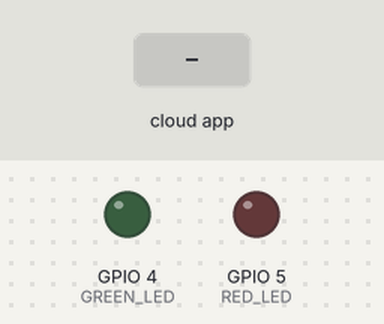
Recording of a sketch running on a simulated ESP8266 (NodeMCU). On the bench: output pins drawn as LEDs (lit = HIGH). The test bench sets the inputs (shaded band). WiFi joins after 1.5 s; servers stay silent unless stated; no MQTT or app messages arrive unless stated; what the sketch prints to the serial monitor is not drawn.

Above: at 2.7 s.
2.8 s: the phone or cloud app sets nextbus to 0
At 3.6 s:
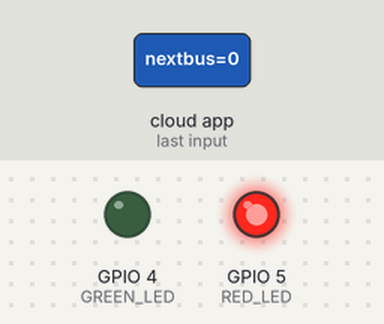
Timing chart, 0 to 5.8 s (numbered marks = the images above; inputs shaded):
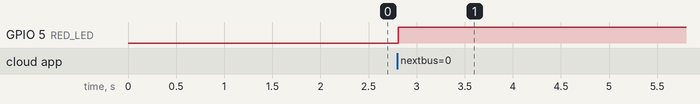

Measured:
- after the input at 2.8 s, GPIO 5 (RED_LED): LOW → HIGH at once

The sketch:

Arduino-digital-output.ino
```cpp
// Blended Adafruit MQTT Library ESP8266 Example with
// Adafruit IO Digital Output Example

// Many thanks to Tony DiCola (MQTT Example) for creating the MQTT Example,
// as well as Todd Treece for creating the Adafruit IO Digital Output example
// on behald of Adafruit Industries
// Copyright (c) 2016 Adafruit Industries
// Licensed under the MIT license.
//
// All text above must be included in any redistribution.

/************************** Configuration ***********************************/

#include <stdlib.h>
#include "config.h"
#define RED_LED 5
#define GREEN_LED 4

/************************** Global State ******************/

// Create an ESP8266 WiFiClient class to connect to the MQTT server.
WiFiClient client;

// Setup the MQTT client class by passing in the WiFi client and MQTT server and login details.
Adafruit_MQTT_Client mqtt(&client, AIO_SERVER, AIO_SERVERPORT, AIO_USERNAME, AIO_KEY);

/****************************** Feeds ***************************************/

// Notice MQTT paths for AIO follow the form: <username>/feeds/<feedname>
// Setup a feed called 'nextbus' for subscribing to changes.
Adafruit_MQTT_Subscribe nextbus = Adafruit_MQTT_Subscribe(&mqtt, AIO_USERNAME "/feeds/nextbus");

/*************************** Sketch Code ************************************/

// Bug workaround for Arduino 1.6.6, it seems to need a function declaration
// for some reason (only affects ESP8266, likely an arduino-builder bug).
void MQTT_connect();

void setup() {
  // set led pin as a digital output
  pinMode(RED_LED, OUTPUT);
  pinMode(GREEN_LED, OUTPUT);

  Serial.begin(115200);
  delay(10);

  Serial.println(F("NextBus Notification System"));

  // Connect to WiFi access point.
  Serial.println(); Serial.println();
  Serial.print("Connecting to ");
  Serial.println(WLAN_SSID);

  WiFi.begin(WLAN_SSID, WLAN_PASS);
  while (WiFi.status() != WL_CONNECTED) {
    delay(500);
    Serial.print(".");
  }
  Serial.println();

  Serial.println("WiFi connected");
  Serial.println("IP address: "); Serial.println(WiFi.localIP());

  // Setup MQTT subscription for onoff feed.
  mqtt.subscribe(&nextbus);
}

uint32_t x=0;

void loop() {
  // Ensure the connection to the MQTT server is alive (this will make the first
  // connection and automatically reconnect when disconnected).  See the MQTT_connect
  // function definition further below.
  MQTT_connect();

  // this is our 'wait for incoming subscription packets' busy subloop
  // try to spend your time here

  Adafruit_MQTT_Subscribe *subscription;
  while ((subscription = mqtt.readSubscription(5000))) {
    if (subscription == &nextbus) {
      Serial.print(F("Next bus arrives in: "));
      Serial.print((char *)nextbus.lastread);
      Serial.println(F(" minutes"));
      int minutes = atoi((char *)nextbus.lastread);

      if (minutes < 10) {
        digitalWrite(GREEN_LED, LOW);
        digitalWrite(RED_LED, HIGH);
        Serial.println("Less than 10 minutes");
      }
      if (minutes > 10 && minutes < 25) {
        digitalWrite(GREEN_LED, HIGH);
        digitalWrite(RED_LED, HIGH);
        Serial.println("Less than 25 minutes");
      }
      if (minutes > 25) {
        digitalWrite(RED_LED, LOW);
        digitalWrite(GREEN_LED, HIGH);
        Serial.println("More than 25 minutes");
      }
    }
  }

  // ping the server to keep the mqtt connection alive
  // NOT required if you are publishing once every KEEPALIVE seconds
  /*
  if(! mqtt.ping()) {
    mqtt.disconnect();
  }
  */
}

// Function to connect and reconnect as necessary to the MQTT server.
// Should be called in the loop function and it will take care if connecting.
void MQTT_connect() {
  int8_t ret;

  // Stop if already connected.
  if (mqtt.connected()) {
    return;
  }

  Serial.print("Connecting to MQTT... ");

  uint8_t retries = 3;
  while ((ret = mqtt.connect()) != 0) { // connect will return 0 for connected
       Serial.println(mqtt.connectErrorString(ret));
       Serial.println("Retrying MQTT connection in 5 seconds...");
       mqtt.disconnect();
       delay(5000);  // wait 5 seconds
       retries--;
       if (retries == 0) {
         // basically die and wait for WDT to reset me
         while (1);
       }
  }
  Serial.println("MQTT Connected!");
}
```

config.h
```cpp
#include <ESP8266WiFi.h>
#include "Adafruit_MQTT.h"
#include "Adafruit_MQTT_Client.h"

/************************* WiFi Access Point *********************************/

#define WLAN_SSID       "ATT94Mgd4q"
#define WLAN_PASS       "4?9b#zbj6k3p"

/************************* Adafruit.io Setup *********************************/

#define AIO_SERVER      "io.adafruit.com"
#define AIO_SERVERPORT  1883                   // use 8883 for SSL
#define AIO_USERNAME    "connerhunihan"
#define AIO_KEY         "ee35d91c3f6c403da3645325d4589dd7"
```
